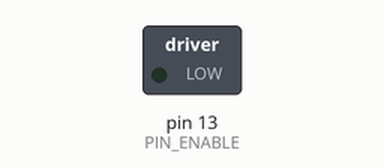
The sketch below on a simulated Arduino Uno, built with avr-gcc and run on an emulated ATmega328P. Shown: switched loads named in the sketch (green lamp = pin HIGH). Dashed ring = blinking. Pins used as bus, display or sensor lines are not drawn.

Above: at 1.0 s.
Timing chart, 0 to 5.0 s (numbered marks = the images above):
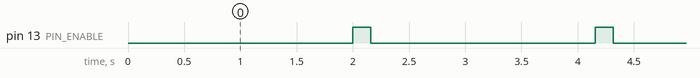

Measured:
- by itself, pin 13 (PIN_ENABLE): alternates HIGH for 0.16 s and LOW for 2.0 s

The sketch:

main.ino
```cpp
#include "MagSpoof.h"

#define PIN_A       3      // L293D pin 2
#define PIN_B       4      // L293D pin 7
#define PIN_ENABLE  13     // L293D pin 1; Using Arduino pin 13 to switch on embedded LED during transmission
#define CLOCK_US    400    // Delay for bit transmission, in micro seconds

MagSpoof magSpoof(PIN_A, PIN_B, PIN_ENABLE, CLOCK_US, MagSpoof::BPC7, MagSpoof::Odd);

const char* testTracks[] =
        {
            "%B123456781234567^LASTNAME/FIRST^YYMMSSSDDDDDDDDDDDDDDDDDDDDDDDDD?",
            ";4242004800500=0123456789?",
        };

void setup()
{
    magSpoof.setup();
    Serial.begin(9600);
}


void loop()
{
    // Transmit track every 2 seconds
    delay(2000);
    magSpoof.playTrack(testTracks[0]);
}
```

MagSpoof.cpp
```cpp
#include <Arduino.h>
#include "MagSpoof.h"

MagSpoof::MagSpoof(uint8_t pinA, uint8_t pinB, uint8_t pinEnable, uint8_t clock, BPC bpc, Parity parity)
    : m_pinA(pinA)
    , m_pinB(pinB)
    , m_pinEnable(pinEnable)
    , m_clock(clock)
    , m_bpc(bpc)
    , m_parity(parity)
{
}

void MagSpoof::setup()
{
    pinMode(m_pinA, OUTPUT);
    pinMode(m_pinB, OUTPUT);
    pinMode(m_pinEnable, OUTPUT);
}

char MagSpoof::convertChar(char c)
{
    switch (m_bpc)
    {
        case BPC4:
        case BPC5:
            return c - '0';
        case BPC6:
        case BPC7:
            return c - ' ';
        default:
            return c;
    }
}

void MagSpoof::playBit(int sendBit, uint8_t& dir)
{
    dir ^= 1;
    digitalWrite(m_pinA, dir);
    digitalWrite(m_pinB, !dir);
    delayMicroseconds(m_clock);

    if (sendBit)
    {
        dir ^= 1;
        digitalWrite(m_pinA, dir);
        digitalWrite(m_pinB, !dir);
    }
    delayMicroseconds(m_clock);

}

void MagSpoof::playTrack(const char* track)
{
    int tmp, crc, lrc = 0;
    uint8_t dir = 0;

    int bl = m_bpc - (m_bpc % 2);

    // enable H-bridge
    digitalWrite(m_pinEnable, HIGH);

    // First put out a bunch of leading zeros.
    // TODO 25 sounds arbitrary
    for (int i = 0; i < 25; i++)
    {
        playBit(0, dir);
    }

    //
    for (int i = 0; track[i] != '\0'; i++)
    {
        crc = 1;
        tmp = convertChar(track[i]);

        for (int j = 0; j < bl; j++)
        {
            crc ^= tmp & 1;
            lrc ^= (tmp & 1) << j;
            playBit(tmp & 1, dir);
            tmp >>= 1;
        }
        if (m_bpc % 2)
        {
            playBit(m_parity == Odd ? crc : !crc, dir);
        }
    }

    // finish calculating and send last "byte" (LRC)
    tmp = lrc;
    crc = 1;
    for (int j = 0; j < bl; j++)
    {
        crc ^= tmp & 1;
        playBit(tmp & 1, dir);
        tmp >>= 1;
    }
    if (m_bpc % 2)
    {
        playBit(m_parity == Odd ? crc : !crc, dir);
    }

    // finish with 0's
    // TODO 5 * 5 (25) sounds arbitrary
    for (int i = 0; i < 5 * 5; i++)
    {
        playBit(0, dir);
    }

    digitalWrite(m_pinA, LOW);
    digitalWrite(m_pinB, LOW);
    digitalWrite(m_pinEnable, LOW);

}
```

MagSpoof.h
```cpp
#pragma once

// Resources and inspired from:
// https://pe2bz.philpem.me.uk/Comm01/-%20Digital/-%20MagneticCards/Info-900-MagCardDecode/magcard.html
// https://github.com/miaoski/magspoof/
// https://github.com/samyk/magspoof/
// https://github.com/joshlf/magspoof/

#include <stdint.h>

class MagSpoof
{
public:
    enum BPC
    {
        BPC7 = 7,
        BPC6 = 6,
        BPC5 = 5,
        BPC4 = 4,
    };

    enum Parity
    {
        Odd,
        Even
    };

    MagSpoof(uint8_t pinA, uint8_t pinB, uint8_t pinEnable, uint8_t clock, BPC bpc, Parity parity);

    void setup();

    char convertChar(char c);

    void playBit(int sendBit, uint8_t& dir);

    void playTrack(const char* track);

private:
    const uint8_t m_pinA;
    const uint8_t m_pinB;
    const uint8_t m_pinEnable;
    const uint32_t m_clock;
    const BPC m_bpc;
    const Parity m_parity;
};
```
